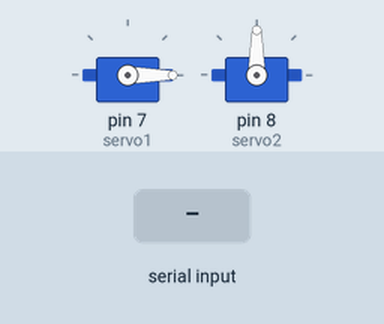
Recording of a sketch running on a simulated Arduino Uno, built with avr-gcc and run on an emulated ATmega328P. Shown: 2 × servo. The inputs (shaded band) are chosen by the test bench. What the sketch prints to the serial monitor is not drawn.

Above: at 1.2 s.
1.3 s: "1" received over Serial
At 2.76 s:
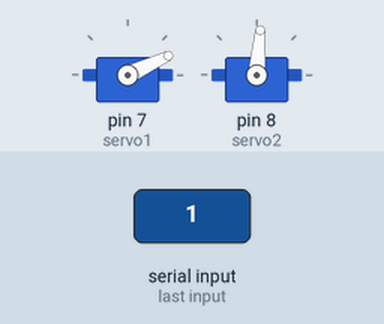
At 6.95 s:
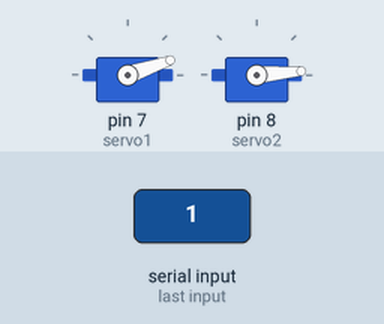
7.3 s: "2" received over Serial
At 7.56 s:
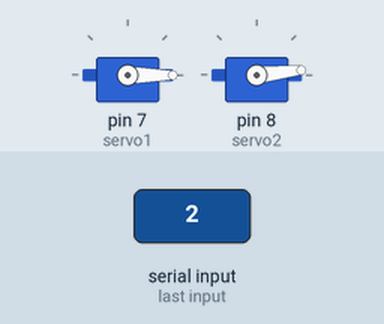
Timing chart, 0 to 13.3 s (numbered marks = the images above; inputs shaded):
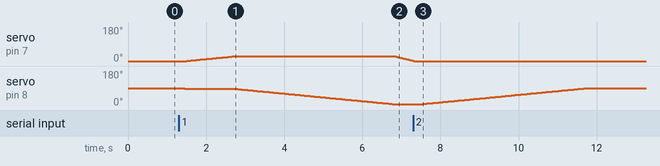

Measured:
- after the input at 1.3 s, servo on pin 7 (servo1): rises from 0° to 25° in 1.2 s, then falls to 2° in 4.6 s; servo on pin 8 (servo2): moves from 90° to 5° over 5.3 s, starting after 0.15 s
- after the input at 7.3 s, servo on pin 8 (servo2): moves from 5° to 90° over 4.2 s, starting after 0.25 s

The sketch:

fridge_control.ino
```cpp
#include <Servo.h>
Servo servo1;
Servo servo2;

int angle = 0;
int inpython = 0;
int val = 0;
int i = 0;
int a = 1;

String cod="";

void setup(){

  servo1.attach(7); //flick
  servo2.attach(8); //swing open

  Serial.begin(9600);

  servo1.write(0);
  servo2.write(90);

  while(Serial.read()>=0){} //clear serialbuffer

}

void loop(){


while (Serial.available()>0){
  Serial.write(1);
  delay (100);
  int numdata=Serial.available();
  Serial.print("Serial.available=");
  Serial.println(numdata);

  cod+=char(Serial.read());
  Serial.print("cod is");
  Serial.println(cod);
  delay(50);

//while (Serial.read()>=0){} // clear serial buffer

}
if (cod.length()>0){

  Serial.println(cod);
  Serial.print("cod[0]");
  Serial.println(cod[0]);

if (cod[0]=='1'){

    Serial.println("Open fridge");

    for (i=0; i<=25; i++){
      servo1.write(i);
      servo2.write(85);
      Serial.print("Flick angle=");
      Serial.println(i); //for debugging
      delay(50);
    }
    for (i=85;i>=5;i--){
      servo1.write(25);
      servo2.write(i);
      delay(50);
      }

      for (i=25; i>=0; i--){
      servo1.write(i);
      servo2.write(5);
      Serial.print("Swing angle=");
      Serial.println(i);
      delay(20);
      }

}

else if (cod[0]=='2'){

     Serial.println("Close fridge");

     for (i=5;i<=90;i++){
      servo1.write(0);
      servo2.write(i);
      delay(50);
      }

}

cod="";
}

}
```
